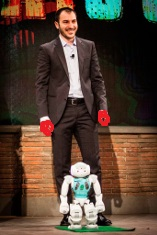
#> input picture src/referee_gloves_detector/bloisi_nao_red_hands.jpg, 157 x 235 px
$ python -i red_filter.py   (imports and definitions only)
#> lines starting #> are read from the running program, lines starting #| are printed output that depends on the picture; after the words box and inside, x2 and y2 are one past the last pixel; in counts of white or black regions, pixels touching at a corner belong together
#> further down, picture is the input picture: shape (235, 157, 3); mean B, G, R 50.4, 64.1, 83.9
import numpy as np
import cv2

def red_filtering(image):
    #cv2.imshow("Original", image)
    result = image.copy()
    image = cv2.cvtColor(image, cv2.COLOR_BGR2HSV)
#> image: shape (235, 157, 3); mean H, S, V 26.7, 130.7, 88.6
    lower1 = np.array([0, 100, 100])
    upper1 = np.array([5, 255, 255])
    lower2 = np.array([174,100,100])
    upper2 = np.array([179,255,255])
    lower_mask = cv2.inRange(image, lower1, upper1)
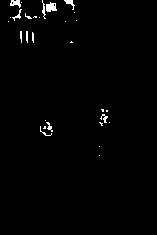
#> lower_mask: shape (235, 157); 1.2% white; 29 white regions (19 under 20 px), largest, box (x1, y1, x2, y2) and area: (46, 2, 57, 12) 80, (10, 0, 21, 8) 54, (64, 0, 75, 10) 42
    upper_mask = cv2.inRange(image, lower2, upper2)
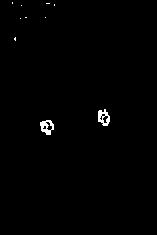
#> upper_mask: shape (235, 157); 0.71% white; 10 white regions (8 under 20 px), largest, box (x1, y1, x2, y2) and area: (40, 120, 54, 135) 123, (98, 109, 110, 126) 119
    full_mask = lower_mask + upper_mask
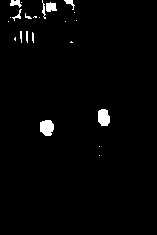
#> full_mask: shape (235, 157); 1.9% white; 23 white regions (14 under 20 px), largest, box (x1, y1, x2, y2) and area: (40, 120, 54, 136) 183, (98, 109, 110, 126) 171, (46, 2, 57, 12) 86
    # [5 lines of commented-out code are left out]
    return full_mask

>>> import cv2
>>> picture = cv2.imread('bloisi_nao_red_hands.jpg')
>>> result = red_filtering(picture)

$ run again, on src/referee_gloves_detector/example_shapes_2.png
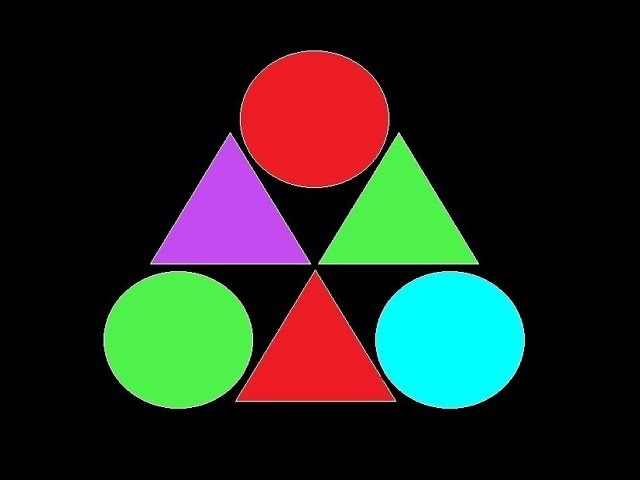
#> input picture src/referee_gloves_detector/example_shapes_2.png, 640 x 480 px
#> picture is the input picture: shape (480, 640, 3); mean B, G, R 32.8, 40.4, 35.7
#> image: shape (480, 640, 3); mean H, S, V 37.2, 68.6, 63.6
#> in red_filtering, `lower_mask = cv2.inRange(image, lower1, upper1)`:
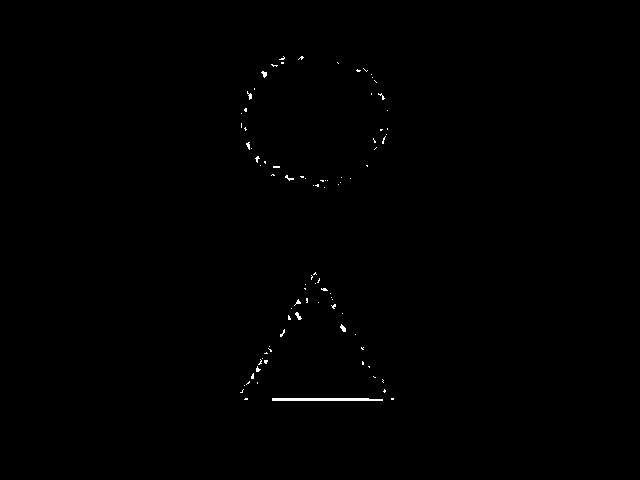
#> lower_mask: shape (480, 640); 0.3% white in thin lines or dots, all inside (x1, y1, x2, y2) = (240, 56, 394, 401)
#> upper_mask: shape (480, 640); 8.2% white; 4 white regions (2 under 20 px), largest, box (x1, y1, x2, y2) and area: (240, 51, 388, 187) 15465, (238, 274, 393, 401) 9762
#> in red_filtering, `full_mask = lower_mask + upper_mask`:
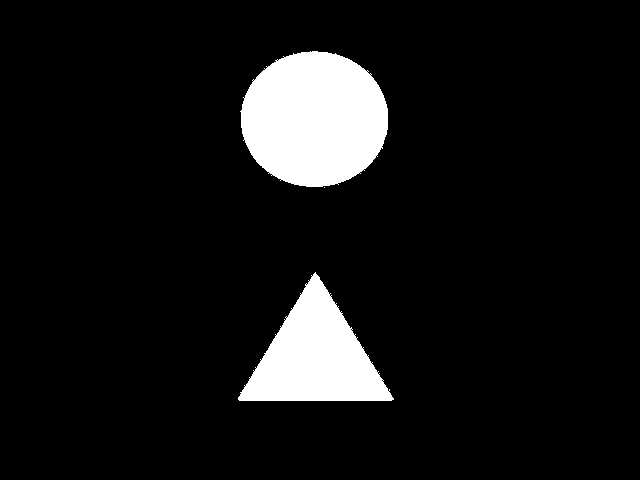
#> full_mask: shape (480, 640); 8.5% white; 3 white regions (1 under 20 px), largest, box (x1, y1, x2, y2) and area: (240, 51, 388, 187) 15763, (238, 272, 394, 401) 10380
